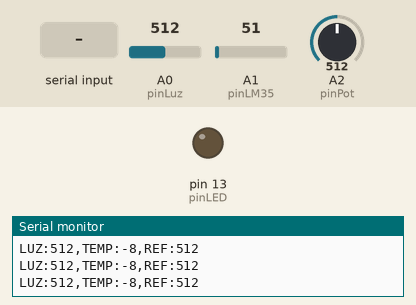
Recording of a sketch running on a simulated Arduino Uno, built with avr-gcc and run on an emulated ATmega328P. Shown: output pins drawn as LEDs (lit = HIGH), the last lines printed to the serial monitor. Inputs (shaded band) come from the test bench; at power-on: A0 (pinLuz) = 512, A1 (pinLM35) = 51, A2 (pinPot) = 512.

Above: at 1.2 s.
1.3 s: "LED_ON\n" received over Serial
At 2.6 s:
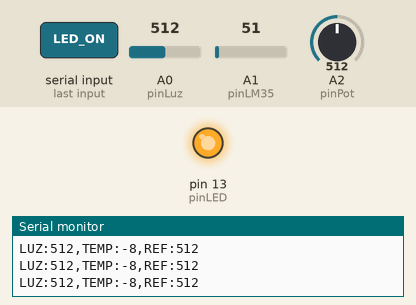
3.0 s: "1\n" received over Serial
At 3.8 s:
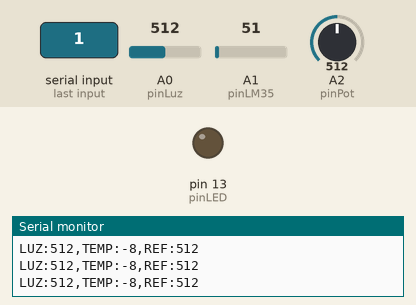
Timing chart, 0 to 6.0 s (numbered marks = the images above; inputs shaded):
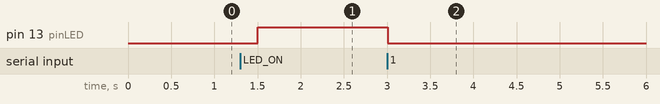

Measured:
- after the input at 1.3 s, pin 13 (pinLED): LOW → HIGH after 0.20 s
- after the input at 3.0 s, pin 13 (pinLED): HIGH → LOW at once

The sketch:

main.ino
```cpp
const int pinLuz = A0;
const int pinLM35 = A1;
const int pinPot = A2;
const int pinLED = 13;

void setup() {
  Serial.begin(9600);
  pinMode(pinLED, OUTPUT);
}

int leerTemperatura() {
  int adc = analogRead(pinLM35);
  return (adc * 500L) / 1023 - 32;
}

void loop() {
  int luz = analogRead(pinLuz);
  int temp = leerTemperatura();
  int ref = analogRead(pinPot);

  Serial.print("LUZ:");
  Serial.print(luz);
  Serial.print(",TEMP:");
  Serial.print(temp);
  Serial.print(",REF:");
  Serial.println(ref);

  if (Serial.available()) {
    String comando = Serial.readStringUntil('\n');
    comando.trim();

    if (comando == "LED_ON") {
      digitalWrite(pinLED, HIGH);
    } else {
      digitalWrite(pinLED, LOW);
    }
  }

  delay(500);
}
```
